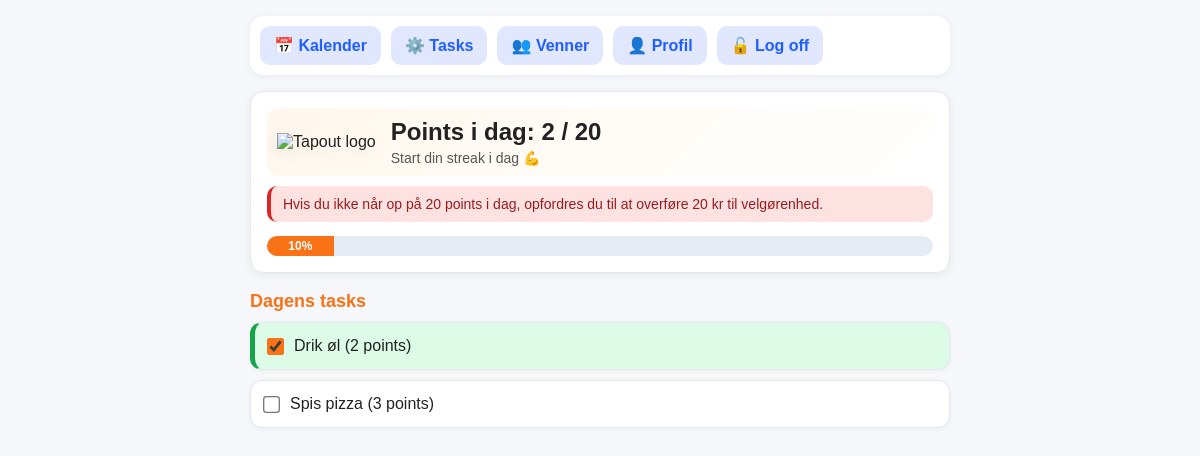
The page / (signed in) on the database its author committed.
### tables this page shows
CREATE TABLE task_catalog (
    id INTEGER PRIMARY KEY,
    title TEXT NOT NULL,
    points INTEGER NOT NULL,
    created_by_user_id INTEGER NOT NULL,
    is_active BOOLEAN NOT NULL DEFAULT 1,
    FOREIGN KEY (created_by_user_id) REFERENCES users(id)
);

### app.py (the view)
@app.route("/")
def index():
    user, redirect_response = require_login()
    if redirect_response:
        return redirect_response
    db = get_db()
    user_id = user["id"]
    today = str(date.today())
    selected_count_row = db.execute("""
        SELECT COUNT(*) AS task_count
        FROM user_tasks
        WHERE user_id = ?
          AND is_active = 1
    """, (user_id,)).fetchone()
    if selected_count_row["task_count"] == 0:
        return redirect("/welcome")
    db.execute("""
        INSERT OR IGNORE INTO daily_logs (user_id, date)
        VALUES (?, ?)
    """, (user_id, today))
    db.commit()
    tasks = db.execute("""
        SELECT tc.id, tc.title, tc.points
        FROM user_tasks ut
        JOIN task_catalog tc ON ut.task_id = tc.id
        WHERE ut.user_id = ?
          AND ut.is_active = 1
          AND tc.is_active = 1
        ORDER BY tc.title
    """, (user_id,)).fetchall()
    completed = db.execute("""
        SELECT ct.task_id
        FROM completed_tasks ct
        JOIN daily_logs dl ON ct.daily_log_id = dl.id
        WHERE dl.user_id = ? AND dl.date = ?
    """, (user_id, today)).fetchall()
    completed_ids = [row["task_id"] for row in completed]
    points_row = db.execute("""
        SELECT COALESCE(SUM(tc.points), 0) AS total_points
        FROM completed_tasks ct
        JOIN daily_logs dl ON ct.daily_log_id = dl.id
        JOIN task_catalog tc ON ct.task_id = tc.id
        WHERE dl.user_id = ? AND dl.date = ?
    """, (user_id, today)).fetchone()
    points = points_row["total_points"]
    progress = int((points / DAILY_GOAL) * 100) if DAILY_GOAL > 0 else 0
    if progress > 100:
        progress = 100
    streak = calculate_streak_for_user(db, user_id, DAILY_GOAL)
    return render_template(
        "index.html",
        tasks=tasks,
        completed=completed_ids,
        points=points,
        progress=progress,
        streak=streak,
        daily_goal=DAILY_GOAL
    )

### app.py (called while the page is built)
def get_db():
    conn = sqlite3.connect("database.db")
    conn.row_factory = sqlite3.Row
    return conn

def get_current_user_id():
    return session.get("user_id")

def get_current_user():
    user_id = get_current_user_id()
    if not user_id:
        return None
    db = get_db()
    user = db.execute("""
        SELECT id, name, username, email, password_hash, is_admin, is_active
        FROM users
        WHERE id = ?
    """, (user_id,)).fetchone()
    return user

def require_login():
    user = get_current_user()
    if user is None:
        return None, redirect("/login")
    if user["is_active"] != 1:
        session.pop("user_id", None)
        return None, redirect("/login")
    return user, None

def calculate_streak_for_user(db, user_id, daily_goal):
    rows = db.execute("""
        SELECT dl.date, COALESCE(SUM(tc.points), 0) AS total
        FROM daily_logs dl
        LEFT JOIN completed_tasks ct ON ct.daily_log_id = dl.id
        LEFT JOIN task_catalog tc ON ct.task_id = tc.id
        WHERE dl.user_id = ?
        GROUP BY dl.date
        ORDER BY dl.date DESC
    """, (user_id,)).fetchall()
    streak = 0
    for row in rows:
        if row["total"] >= daily_goal:
            streak += 1
        else:
            break
    return streak

@app.context_processor
def inject_global_template_data():
    user = get_current_user()
    return {
        "current_user": user
    }

### templates/index.html (shortened to what this page needs)
<!DOCTYPE html>
<html lang="da">
<head>
    <link rel="stylesheet" href="{{ url_for('static', filename='styles.css') }}">
</head>
<body>
    <div class="container">
        <div class="top-links">
            <a class="nav-link" href="/calendar">📅 Kalender</a>
            <a class="nav-link" href="/manage_tasks">⚙️ Tasks</a>
            <a class="nav-link" href="/friends">👥 Venner</a>
            <a class="nav-link" href="/profile">👤 Profil</a>
            <a class="nav-link" href="/logout">🔓 Log off</a>
        </div>
        <div class="card">
            <div class="points-header">
                <div class="logo-wrapper">
                    <img
                        src="{{ url_for('static', filename='logo.png') }}"
                        alt="Tapout logo"
                        class="logo-large"
                    >
                </div>
                <div class="points-left">
                    <h2 style="margin:0;">Points i dag: {{ points }} / {{ daily_goal }}</h2>
                    <p style="font-size: 14px; color: #555; margin:4px 0 0 0;">
                        {% if streak > 0 %}
                            🔥 {{ streak }} dage i træk!
                        {% else %}
                            Start din streak i dag 💪
                        {% endif %}
                    </p>
                </div>
            </div>
            {% if points < daily_goal %}
                <div class="status-bad">
                    Hvis du ikke når op på {{ daily_goal }} points i dag, opfordres du til at overføre 20 kr til velgørenhed.
                </div>
            {% else %}
                <div class="status-good">
                    Godt gået 💪 Du har nået dit mål i dag.
                </div>
            {% endif %}
            <div class="progress-wrap">
                <div class="progress-bar {% if points < daily_goal %}progress-low{% else %}progress-good{% endif %}"
                     style="width: {{ progress }}%;">
                    {{ progress }}%
                </div>
            </div>
        </div>
        <div class="section-title">Dagens tasks</div>
        {% if tasks %}
            {% for task in tasks %}
                <div class="task {% if task['id'] in completed %}done{% endif %}">
                    <label>
                        <input
                            type="checkbox"
                            onclick="window.location.href='/toggle/{{ task['id'] }}'"
                            {% if task['id'] in completed %}checked{% endif %}
                        >
                        <span>{{ task['title'] }} ({{ task['points'] }} points)</span>
                    </label>
                </div>
            {% endfor %}
        {% else %}
            <div class="empty-state">
                Du har endnu ikke valgt nogen tasks. Gå til “Tasks” for at vælge eller oprette nogle.
            </div>
        {% endif %}
    </div>
</body>
</html>

### static/styles.css (style rules this page uses)
:root { --primary: #f97316; --primary-soft: #fff7ed; --secondary: #1f5eff; --secondary-soft: #e0e7ff; --success: #16a34a; --success-soft: #dcfce7; --error: #dc2626; --error-soft: #fee2e2; --bg-main: #f6f7fb; --bg-card: #ffffff; --border: #e5e7eb; --text-main: #222; --text-muted: #555; }
body { font-family: Arial, sans-serif; padding: 16px; margin: 0; background: var(--bg-main); color: var(--text-main); }
.container { max-width: 700px; margin: 0 auto; }
.card { background: var(--bg-card); border-radius: 14px; padding: 16px; box-shadow: 0 2px 10px rgba(0,0,0,0.06); margin-bottom: 14px; border: 1px solid var(--border); }
.top-links { display: flex; gap: 10px; flex-wrap: wrap; margin-bottom: 16px; background: white; padding: 10px; border-radius: 14px; box-shadow: 0 2px 10px rgba(0,0,0,0.05); }
.nav-link { text-decoration: none; background: var(--secondary-soft); color: var(--secondary); padding: 10px 14px; border-radius: 10px; font-weight: 600; transition: 0.2s; }
.status-bad { background: var(--error-soft); color: #991b1b; border-left: 4px solid var(--error); }
.task { border: 1px solid var(--border); border-radius: 12px; padding: 14px; background: white; transition: 0.2s; }
.done { background: var(--success-soft); border-left: 5px solid var(--success); }

### templates/index.html (style rules this page uses)
:root { --primary: #f97316; --primary-soft: #fff7ed; --secondary: #1f5eff; --secondary-soft: #e0e7ff; --success: #16a34a; --success-soft: #dcfce7; --error: #dc2626; --error-soft: #fee2e2; --bg-main: #f6f7fb; --bg-card: #ffffff; --border: #e5e7eb; --text-main: #222; --text-muted: #555; }
body { font-family: Arial, sans-serif; padding: 16px; margin: 0; background: var(--bg-main); color: var(--text-main); }
.container { max-width: 700px; margin: 0 auto; }
.top-links { display: flex; gap: 10px; flex-wrap: wrap; margin-bottom: 16px; background: white; padding: 10px; border-radius: 14px; box-shadow: 0 2px 10px rgba(0,0,0,0.05); }
.nav-link { display: inline-block; text-decoration: none; background: var(--secondary-soft); color: var(--secondary); padding: 10px 14px; border-radius: 10px; font-weight: 600; transition: all 0.2s ease; }
.card { background: var(--bg-card); border-radius: 14px; padding: 16px; box-shadow: 0 2px 10px rgba(0,0,0,0.06); margin-bottom: 14px; border: 1px solid var(--border); }
.points-header { display: flex; align-items: center; gap: 15px; margin-bottom: 10px; background: linear-gradient(135deg, var(--primary-soft), #ffffff); border-radius: 12px; padding: 10px; }
.logo-wrapper { flex-shrink: 0; }
.logo-large { width: 140px; height: auto; filter: drop-shadow(0 4px 8px rgba(0,0,0,0.08)); }
.points-left { flex: 1; }
.status-bad { color: #991b1b; background: var(--error-soft); border-radius: 10px; padding: 10px 12px; font-size: 14px; border-left: 4px solid var(--error); }
.progress-wrap { background: #e7ebf3; border-radius: 999px; overflow: hidden; height: 20px; margin-top: 14px; }
.progress-bar { height: 100%; text-align: center; color: white; font-size: 12px; line-height: 20px; font-weight: 700; transition: width 0.3s ease; }
.progress-low { background: var(--primary); }
.section-title { font-size: 18px; margin: 18px 0 10px 0; color: var(--primary); font-weight: 700; }
.task { margin: 10px 0; padding: 14px; border: 1px solid var(--border); border-radius: 12px; background: white; box-shadow: 0 1px 6px rgba(0,0,0,0.04); transition: transform 0.2s ease, box-shadow 0.2s ease; }
.done { background: var(--success-soft); border-left: 5px solid var(--success); }
.task label { display: flex; align-items: center; gap: 12px; cursor: pointer; font-size: 16px; }
input[type="checkbox"] { transform: scale(1.3); margin: 0; flex-shrink: 0; accent-color: var(--primary); }

### rows shown on the page
task_catalog: id "☑", title "Drik øl", points "2"
task_catalog: title "Spis pizza", points "3"

### other values the page prints
{{ points }} "2"
{{ daily_goal }} "20"
{{ progress }} "10"
